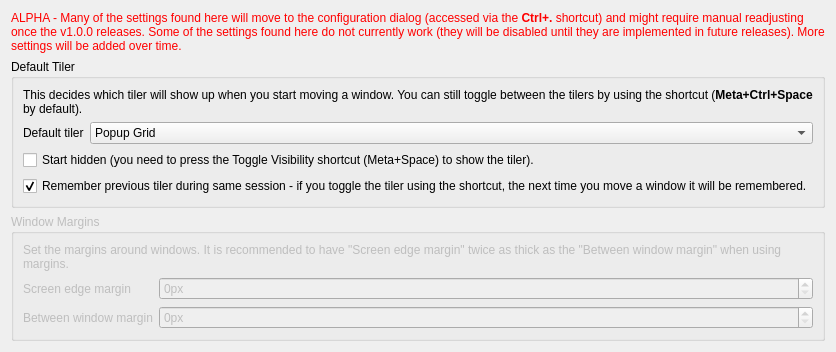
     <widget class="QWidget" name="tab_general">
      <attribute name="icon">
       <iconset theme="input-mouse"/>
      </attribute>
      <attribute name="title">
       <string>General</string>
      </attribute>
      <layout class="QVBoxLayout" name="verticalLayout_general">
       <item>
        <widget class="QLabel" name="label_25">
         <property name="text">
          <string>&lt;html&gt;&lt;head/&gt;&lt;body&gt;&lt;p&gt;&lt;span style=&quot; color:#ff0000;&quot;&gt;ALPHA - Many of the settings found here will move to the configuration dialog (accessed via the &lt;/span&gt;&lt;span style=&quot; font-weight:700; color:#ff0000;&quot;&gt;Ctrl+.&lt;/span&gt;&lt;span style=&quot; color:#ff0000;&quot;&gt; shortcut) and might require manual readjusting once the v1.0.0 releases. Some of the settings found here do not currently work (they will be disabled until they are implemented in future releases). More settings will be added over time.&lt;/span&gt;&lt;/p&gt;&lt;/body&gt;&lt;/html&gt;</string>
         </property>
         <property name="wordWrap">
          <bool>true</bool>
         </property>
        </widget>
       </item>
       <item>
        <widget class="QGroupBox" name="groupBox_defaultTiler">
         <property name="enabled">
          <bool>true</bool>
         </property>
         <property name="title">
          <string>Default Tiler</string>
         </property>
         <property name="alignment">
          <set>Qt::AlignmentFlag::AlignLeading|Qt::AlignmentFlag::AlignLeft|Qt::AlignmentFlag::AlignTop</set>
         </property>
         <property name="checkable">
          <bool>false</bool>
         </property>
         <layout class="QVBoxLayout" name="verticalLayout_restoreType">
          <item>
           <widget class="QLabel" name="label_restoreTypeExplanation">
            <property name="text">
             <string>&lt;html&gt;&lt;head/&gt;&lt;body&gt;&lt;p&gt;This decides which tiler will show up when you start moving a window. You can still toggle between the tilers by using the shortcut (&lt;span style=&quot; font-weight:700;&quot;&gt;Meta+Ctrl+Space&lt;/span&gt; by default).&lt;/p&gt;&lt;/body&gt;&lt;/html&gt;</string>
            </property>
            <property name="wordWrap">
             <bool>true</bool>
            </property>
           </widget>
          </item>
          <item>
           <layout class="QFormLayout" name="formLayout_defaultTiler">
            <item row="0" column="1">
             <widget class="QComboBox" name="kcfg_defaultTiler">
              <property name="sizePolicy">
               <sizepolicy hsizetype="Expanding" vsizetype="Fixed">
                <horstretch>0</horstretch>
                <verstretch>0</verstretch>
               </sizepolicy>
              </property>
              <property name="currentText">
               <string>Popup Grid</string>
              </property>
              <property name="currentIndex">
               <number>0</number>
              </property>
              <item>
               <property name="text">
                <string>Popup Grid</string>
               </property>
              </item>
              <item>
               <property name="text">
                <string>Overlay</string>
               </property>
              </item>
             </widget>
            </item>
            <item row="0" column="0">
             <widget class="QLabel" name="label_defaultTiler">
              <property name="text">
               <string>Default tiler</string>
              </property>
             </widget>
            </item>
           </layout>
          </item>
          <item>
           <widget class="QCheckBox" name="kcfg_startHidden">
            <property name="text">
             <string>Start hidden (you need to press the Toggle Visibility shortcut (Meta+Space) to show the tiler).</string>
            </property>
           </widget>
          </item>
          <item>
           <widget class="QCheckBox" name="kcfg_rememberTiler">
            <property name="enabled">
             <bool>true</bool>
            </property>
            <property name="text">
             <string>Remember previous tiler during same session - if you toggle the tiler using the shortcut, the next time you move a window it will be remembered.</string>
            </property>
            <property name="checked">
             <bool>true</bool>
            </property>
           </widget>
          </item>
         </layout>
        </widget>
       </item>
       <item>
        <widget class="QGroupBox" name="groupBox">
         <property name="enabled">
          <bool>false</bool>
         </property>
         <property name="title">
          <string>Window Margins</string>
         </property>
         <layout class="QVBoxLayout" name="verticalLayout_9">
          <item>
           <widget class="QLabel" name="label_28">
            <property name="text">
             <string>Set the margins around windows. It is recommended to have &quot;Screen edge margin&quot; twice as thick as the &quot;Between window margin&quot; when using margins.</string>
            </property>
            <property name="wordWrap">
             <bool>true</bool>
            </property>
           </widget>
          </item>
          <item>
           <layout class="QFormLayout" name="formLayout">
            <item row="0" column="0">
             <widget class="QLabel" name="label_26">
              <property name="text">
               <string>Screen edge margin</string>
              </property>
             </widget>
            </item>
            <item row="1" column="0">
             <widget class="QLabel" name="label_27">
              <property name="text">
               <string>Between window margin</string>
              </property>
             </widget>
            </item>
            <item row="0" column="1">
             <widget class="QSpinBox" name="spinBox">
              <property name="sizePolicy">
               <sizepolicy hsizetype="MinimumExpanding" vsizetype="Fixed">
                <horstretch>0</horstretch>
                <verstretch>0</verstretch>
               </sizepolicy>
              </property>
              <property name="suffix">
               <string>px</string>
              </property>
              <property name="maximum">
               <number>100</number>
              </property>
             </widget>
            </item>
            <item row="1" column="1">
             <widget class="QSpinBox" name="spinBox_2">
              <property name="sizePolicy">
               <sizepolicy hsizetype="MinimumExpanding" vsizetype="Fixed">
                <horstretch>0</horstretch>
                <verstretch>0</verstretch>
               </sizepolicy>
              </property>
              <property name="suffix">
               <string>px</string>
              </property>
              <property name="maximum">
               <number>100</number>
              </property>
             </widget>
            </item>
           </layout>
          </item>
         </layout>
        </widget>
       </item>
       <item>
        <spacer name="verticalSpacer_general">
         <property name="orientation">
          <enum>Qt::Orientation::Vertical</enum>
         </property>
         <property name="sizeHint" stdset="0">
          <size>
           <width>0</width>
           <height>0</height>
          </size>
         </property>
        </spacer>
       </item>
      </layout>
      <zorder>verticalSpacer_general</zorder>
      <zorder>groupBox_defaultTiler</zorder>
      <zorder>label_25</zorder>
      <zorder>groupBox</zorder>
     </widget>
